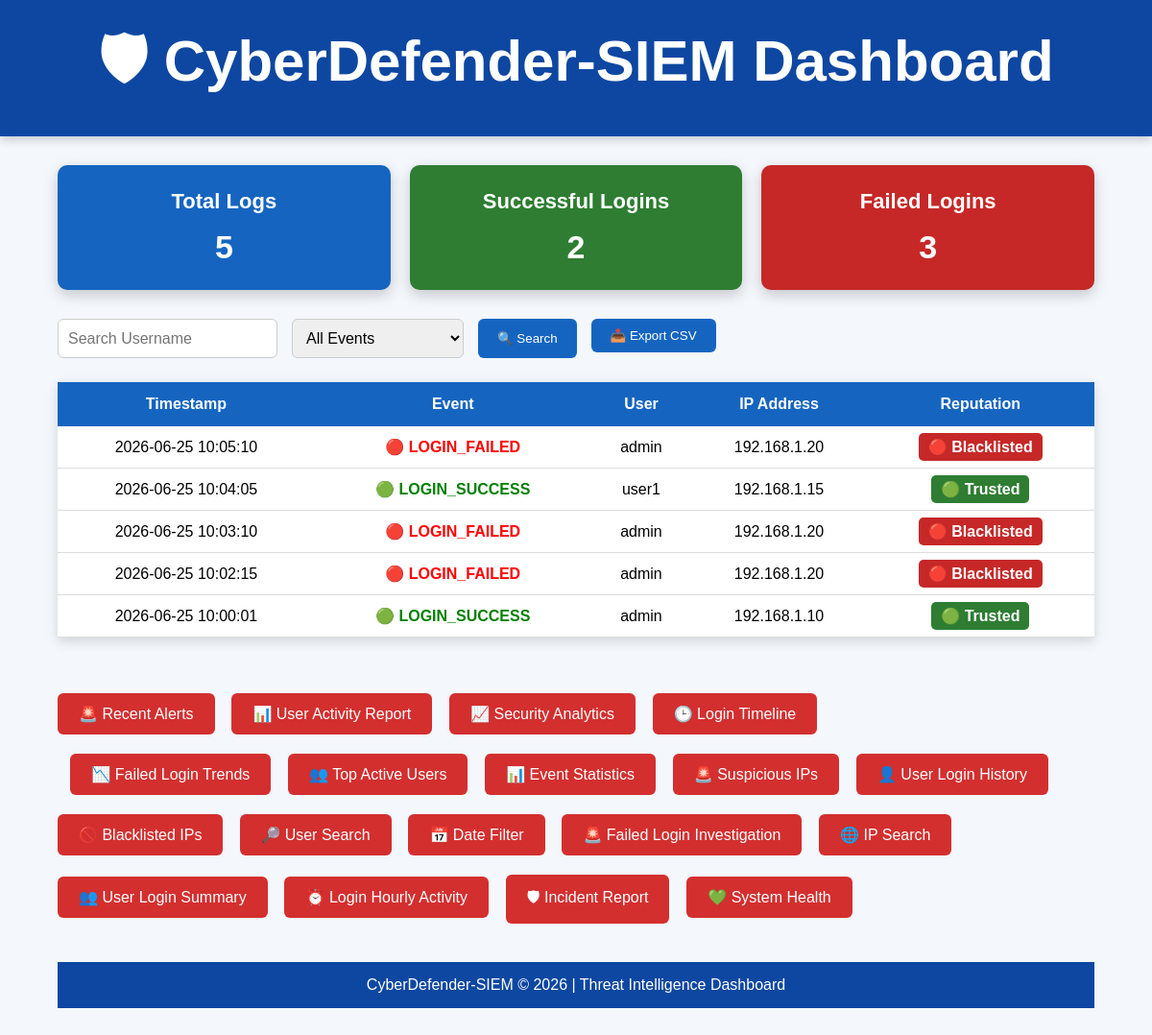
The app's page /, older data.
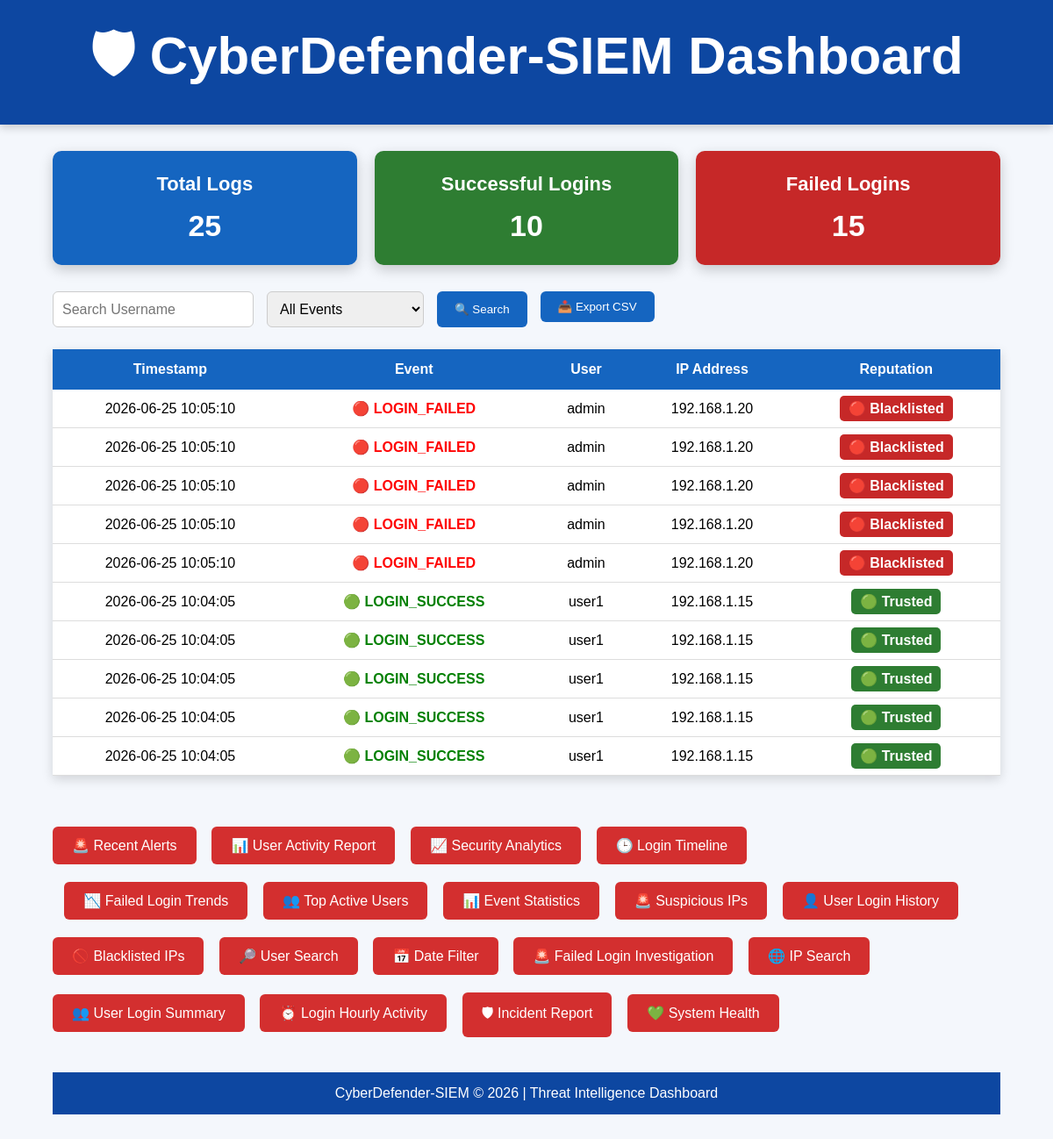
The same page, newer data.
### tables this page shows
CREATE TABLE logs(
    id INTEGER PRIMARY KEY AUTOINCREMENT,
    timestamp TEXT,
    event TEXT,
    user TEXT,
    ip TEXT
);

### src/web_dashboard.py (the view)
@app.route("/")
def dashboard():
    search = request.args.get("search", "")
    event = request.args.get("event", "")
    conn = sqlite3.connect(DATABASE)
    cursor = conn.cursor()
    cursor.execute("SELECT COUNT(*) FROM logs")
    total = cursor.fetchone()[0]
    cursor.execute("SELECT COUNT(*) FROM logs WHERE event='LOGIN_SUCCESS'")
    success = cursor.fetchone()[0]
    cursor.execute("SELECT COUNT(*) FROM logs WHERE event='LOGIN_FAILED'")
    failed = cursor.fetchone()[0]
    query = """
        SELECT timestamp,event,user,ip
        FROM logs
        WHERE user LIKE ?
    """
    params = ['%' + search + '%']
    if event:
        query += " AND event=?"
        params.append(event)
    query += " ORDER BY timestamp DESC LIMIT 10"
    cursor.execute(query, params)
    rows = cursor.fetchall()
    logs = []
    for row in rows:
        reputation = check_ip_reputation(row[3])
        logs.append((
            row[0],
            row[1],
            row[2],
            row[3],
            reputation
        ))
    conn.close()
    return render_template(
        "dashboard.html",
        total=total,
        success=success,
        failed=failed,
        logs=logs,
        search=search,
        event=event
    )

### src/ip_reputation.py (called while the page is built)
def check_ip_reputation(ip):
    if ip in BLACKLISTED_IPS:
        return "Blacklisted"
    elif ip in SUSPICIOUS_IPS:
        return "Suspicious"
    elif ip in TRUSTED_IPS:
        return "Trusted"
    else:
        return "Unknown"

### templates/dashboard.html (shortened to what this page needs)
<!DOCTYPE html>
<html lang="en">
<head>
    <link rel="stylesheet" href="{{ url_for('static', filename='css/style.css') }}">
</head>
<body>
<header>
    <h1>🛡 CyberDefender-SIEM Dashboard</h1>
</header>
<div class="container">
    <div class="cards">
        <div class="card total">
            <h2>Total Logs</h2>
            <p>{{ total }}</p>
        </div>
        <div class="card success">
            <h2>Successful Logins</h2>
            <p>{{ success }}</p>
        </div>
        <div class="card failed">
            <h2>Failed Logins</h2>
            <p>{{ failed }}</p>
        </div>
    </div>
    <form method="GET" class="search-form">
        <input
            type="text"
            name="search"
            placeholder="Search Username"
            value="{{ search }}">
        <select name="event">
            <option value="">All Events</option>
        </select>
        <button type="submit">🔍 Search</button>
        <a href="/export">
            <button type="button">📥 Export CSV</button>
        </a>
    </form>
    <table>
        <thead>
            <tr>
                <th>Timestamp</th>
                <th>Event</th>
                <th>User</th>
                <th>IP Address</th>
                <th>Reputation</th>
            </tr>
        </thead>
        <tbody>
        {% for log in logs %}
        <tr>
            <td>{{ log[0] }}</td>
            <td>
                {% if log[1] == "LOGIN_SUCCESS" %}
                    <span class="success-text">🟢 {{ log[1] }}</span>
                {% else %}
                    <span class="failed-text">🔴 {{ log[1] }}</span>
                {% endif %}
            </td>
            <td>{{ log[2] }}</td>
            <td>{{ log[3] }}</td>
            <td>
                {% if log[4] == "Trusted" %}
                    <span class="trusted-badge">🟢 Trusted</span>
                {% elif log[4] == "Suspicious" %}
                    <span class="suspicious-badge">🟡 Suspicious</span>
                {% elif log[4] == "Blacklisted" %}
                    <span class="blacklisted-badge">🔴 Blacklisted</span>
                {% else %}
                    <span class="unknown-badge">⚪ Unknown</span>
                {% endif %}
            </td>
        </tr>
        {% endfor %}
        </tbody>
    </table>
    <br>
   <div style="margin-top:20px;">
    <a href="/alerts" class="alerts-btn">
        🚨 Recent Alerts
    </a>
    <a href="/user-report" class="alerts-btn">
        📊 User Activity Report
    </a>
    <a href="/analytics" class="alerts-btn">
        📈 Security Analytics
    </a>
    <a href="/timeline" class="alerts-btn">
        🕒 Login Timeline
    </a>
</div>
<a href="/failed-login-trends" class="alerts-btn">
    📉 Failed Login Trends
</a>
<a href="/top-active-users" class="alerts-btn">
    👥 Top Active Users
</a>
<a href="/event-statistics" class="alerts-btn">
    📊 Event Statistics
</a>
<a href="/suspicious-ips" class="alerts-btn">
    🚨 Suspicious IPs
</a>
<a href="/user-login-history" class="alerts-btn">
    👤 User Login History
</a>
<a href="/blacklisted-ips" class="alerts-btn">
    🚫 Blacklisted IPs
</a>
<a href="/user-search" class="alerts-btn">
    🔎 User Search
</a>
<a href="/date-filter" class="alerts-btn">
    📅 Date Filter
</a>
<a href="/failed-login-investigation" class="alerts-btn">
    🚨 Failed Login Investigation
</a>
<a href="/ip-search" class="alerts-btn">
    🌐 IP Search
</a>
<a href="/user-login-summary" class="alerts-btn">
    👥 User Login Summary
</a>
<a href="/login-hourly-activity" class="alerts-btn">
    ⏰ Login Hourly Activity
</a>
<a href="/incident-report" class="alerts-btn">
    🛡 Incident Report
</a>
<a href="/system-health" class="alerts-btn">
    💚 System Health
</a>
<footer>
    <p>CyberDefender-SIEM © 2026 | Threat Intelligence Dashboard</p>
</footer>
</body>
</html>

Row changes from the older to the newer data that the page shows:
no longer on this page (row unchanged): logs: timestamp "2026-06-25 10:03:10", event "LOGIN_FAILED", user "admin", ip "192.168.1.20", shows "🔴 Blacklisted"
no longer on this page (row unchanged): logs: timestamp "2026-06-25 10:02:15", event "LOGIN_FAILED", user "admin", ip "192.168.1.20", shows "🔴 Blacklisted"
no longer on this page (row unchanged): logs: timestamp "2026-06-25 10:00:01", event "LOGIN_SUCCESS", user "admin", ip "192.168.1.10", shows "🟢 Trusted"
added logs: timestamp "2026-06-25 10:05:10", event "LOGIN_FAILED", user "admin", ip "192.168.1.20", shows "🔴 Blacklisted"
added logs: timestamp "2026-06-25 10:05:10", event "LOGIN_FAILED", user "admin", ip "192.168.1.20", shows "🔴 Blacklisted"
added logs: timestamp "2026-06-25 10:05:10", event "LOGIN_FAILED", user "admin", ip "192.168.1.20", shows "🔴 Blacklisted"
added logs: timestamp "2026-06-25 10:05:10", event "LOGIN_FAILED", user "admin", ip "192.168.1.20", shows "🔴 Blacklisted"
added logs: timestamp "2026-06-25 10:04:05", event "LOGIN_SUCCESS", user "user1", ip "192.168.1.15", shows "🟢 Trusted"
added logs: timestamp "2026-06-25 10:04:05", event "LOGIN_SUCCESS", user "user1", ip "192.168.1.15", shows "🟢 Trusted"
added logs: timestamp "2026-06-25 10:04:05", event "LOGIN_SUCCESS", user "user1", ip "192.168.1.15", shows "🟢 Trusted"
added logs: timestamp "2026-06-25 10:04:05", event "LOGIN_SUCCESS", user "user1", ip "192.168.1.15", shows "🟢 Trusted"
Text that changed along with them:
{{ total }}: "5" → "25"
{{ success }}: "2" → "10"
{{ failed }}: "3" → "15"
